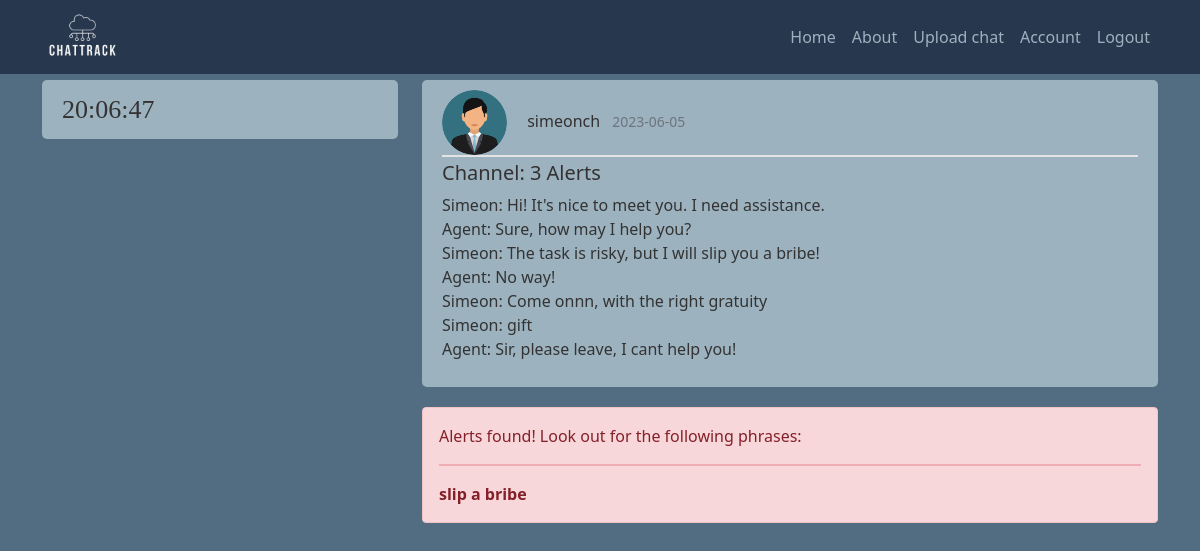
The app's page /chat/1 (signed in) with its own data.
### chattrack/models.py (models this page shows, shortened)
class User(db.Model, UserMixin):
    id = db.Column(db.Integer, primary_key=True)
    username = db.Column(db.String(20), unique=True, nullable=False)
    email = db.Column(db.String(50), unique=True, nullable=False)
    profile_pic = db.Column(db.String(20), nullable=False, default='default.jpg')
    password = db.Column(db.String(60), nullable=False)
    chats = db.relationship('Chat', backref='owner', lazy=True)

class Chat(db.Model):
    id = db.Column(db.Integer, primary_key=True)
    has_alerts = db.Column(db.Boolean, nullable=False, default=False)
    date_uploaded = db.Column(db.DateTime, nullable=False, default=datetime.utcnow)
    channel = db.Column(db.String(30), nullable=False)
    content = db.Column(db.Text, nullable=False)
    similar_phrases_found = db.Column(db.String, nullable=True)
    user_id = db.Column(db.Integer, db.ForeignKey('user.id'), nullable=False)

### chattrack/routes.py (the view)
@app.route("/chat/<int:chat_id>", methods=['GET', 'POST'])
@login_required
def chat(chat_id):
    chat = Chat.query.get_or_404(chat_id)
    deserialized_similar_phrases_found = json.loads(chat.similar_phrases_found)
    return render_template('chat.html', title=chat.channel, chat=chat, phrases_found=deserialized_similar_phrases_found)

### chattrack/models.py (called while the page is built)
@login_manager.user_loader # get an id to keep session of the user
def load_user(user_id):
    return User.query.get(int(user_id))

### chattrack/templates/chat.html (shortened to what this page needs)
{% extends "init_template.html" %}
{% block content %}
  {% if current_user.is_authenticated %}
    <article class="media content-section">
        <div class="media-body">
            <div class="article-metadata">
                <img class="rounded-circle article-img" src="{{ url_for('static', filename='profile_pictures/' + chat.owner.profile_pic) }}">
                <a class="username me-2" href="{{ url_for('user_chats', username=chat.owner.username) }}">{{ chat.owner.username }}</a>
                <small class="text-muted">{{ chat.date_uploaded.strftime('%Y-%m-%d') }}</small>
            </div>
            <h5 class="article-title">Channel: {{ chat.channel }}</h5>
            <p class="article-content">{{ chat.content }}</p>
        </div>
        </article>
        {% if chat.has_alerts == true %}
            <div class="alert alert-danger" role="alert">
                <div class="panel-heading">Alerts found! Look out for the following phrases:</div>
                <hr class="bg-danger border-2 border-top border-danger">
                {% for phrase in phrases_found %}
                    <div class="font-weight-bold fw-bolder">{{ phrase }}</div>
                {% endfor %}
            </div>
        {% else %}
            <div class="alert alert-success" role="alert">
                <div class="panel-heading">No alerts found.</div>
            </div>
        {% endif %}
  {% else %}
    <div class="alert alert-primary" role="alert">
      <div class="panel-heading">Please log in!</div>
    </div>
  {% endif %}
{% endblock content %}

### chattrack/static/main.css (style rules this page uses)
body { background: #526D82; color: #333333; margin-top: 5rem; }
h4, h5 { color: #9DB2BF; }
.content-section { background: #9DB2BF; padding: 10px 20px; border-radius: 5px; margin-bottom: 20px; }
.article-title { color: #333131; text-decoration: none }
.username { color: #333131; text-decoration: none }
.article-content { white-space: pre-line; }
.article-img { height: 65px; width: 65px; margin-right: 16px; }
.article-metadata { margin-bottom: 4px; border-bottom: 2px solid #e3e3e3 }

### records on screen
User: profile_pic (placeholder picture), owner.username "simeonch"
Chat: date_uploaded "2023-06-05", channel "3 Alerts", content "Simeon: Hi! It's nice to meet you. I need assistance. Agent: Sure, how may I help you? Simeon: The task is risky, but I will slip you a bribe! Agent: No way! Simeon: Come onnn, with the right gratuity Simeon: gift Agent: Sir, please leave, I cant help you!"

### other values on screen
{{ phrase }} "slip a bribe"
